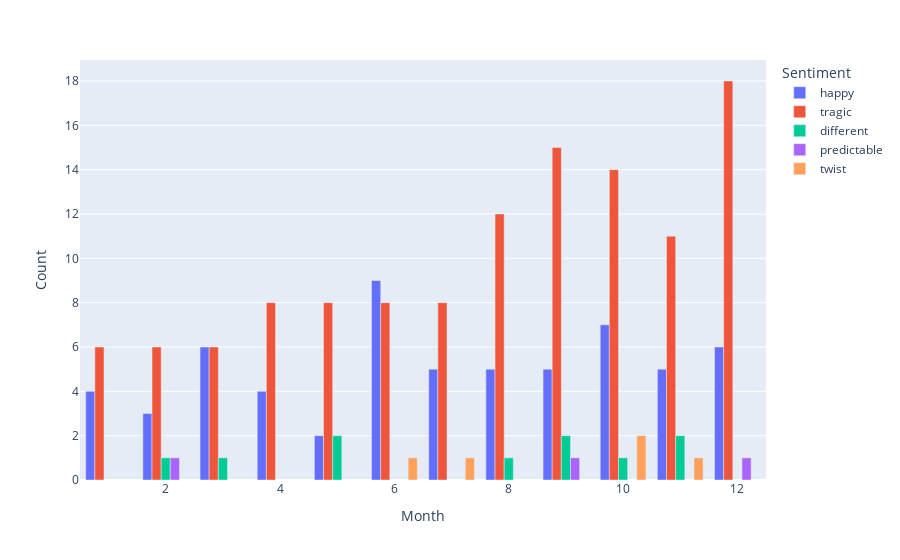

Notebook cell for this chart:
### Code cell
import pandas as pd
import plotly.express as px

# Convert 'release_date_y' to datetime if it's not already
unified_view['release_date_y'] = pd.to_datetime(unified_view['release_date_y'])

# Extract the month and create a new 'Month' column
unified_view['Month'] = unified_view['release_date_y'].dt.month

# Group the data by 'Month' and 'Sentiment' and count the number of sentiments for each month
df_grouped = unified_view.groupby(['Month', 'Sentiment']).size().reset_index(name='Count')

# Create a bar plot
fig = px.bar(df_grouped, x='Month', y='Count', color='Sentiment', barmode='group')
fig.show()

### Figure 1 — Plotly figure (JSON) as saved in the notebook; plotly's stock layout.template omitted (floating-point values rounded to 4 significant figures)
{"data": [{"alignmentgroup": "True", "hovertemplate": "Sentiment=happy<br>Month=%{x}<br>Count=%{y}<extra></extra>", "legendgroup": "happy", "marker": {"color": "#636efa", "pattern": {"shape": ""}}, "name": "happy", "offsetgroup": "happy", "orientation": "v", "showlegend": true, "textposition": "auto", "type": "bar", "x": [1, 2, 3, 4, 5, 6, 7, 8, 9, 10, 11, 12], "xaxis": "x", "y": [4, 3, 6, 4, 2, 9, 5, 5, 5, 7, 5, 6], "yaxis": "y"}, {"alignmentgroup": "True", "hovertemplate": "Sentiment=tragic<br>Month=%{x}<br>Count=%{y}<extra></extra>", "legendgroup": "tragic", "marker": {"color": "#EF553B", "pattern": {"shape": ""}}, "name": "tragic", "offsetgroup": "tragic", "orientation": "v", "showlegend": true, "textposition": "auto", "type": "bar", "x": [1, 2, 3, 4, 5, 6, 7, 8, 9, 10, 11, 12], "xaxis": "x", "y": [6, 6, 6, 8, 8, 8, 8, 12, 15, 14, 11, 18], "yaxis": "y"}, {"alignmentgroup": "True", "hovertemplate": "Sentiment=different<br>Month=%{x}<br>Count=%{y}<extra></extra>", "legendgroup": "different", "marker": {"color": "#00cc96", "pattern": {"shape": ""}}, "name": "different", "offsetgroup": "different", "orientation": "v", "showlegend": true, "textposition": "auto", "type": "bar", "x": [2, 3, 5, 8, 9, 10, 11], "xaxis": "x", "y": [1, 1, 2, 1, 2, 1, 2], "yaxis": "y"}, {"alignmentgroup": "True", "hovertemplate": "Sentiment=predictable<br>Month=%{x}<br>Count=%{y}<extra></extra>", "legendgroup": "predictable", "marker": {"color": "#ab63fa", "pattern": {"shape": ""}}, "name": "predictable", "offsetgroup": "predictable", "orientation": "v", "showlegend": true, "textposition": "auto", "type": "bar", "x": [2, 9, 12], "xaxis": "x", "y": [1, 1, 1], "yaxis": "y"}, {"alignmentgroup": "True", "hovertemplate": "Sentiment=twist<br>Month=%{x}<br>Count=%{y}<extra></extra>", "legendgroup": "twist", "marker": {"color": "#FFA15A", "pattern": {"shape": ""}}, "name": "twist", "offsetgroup": "twist", "orientation": "v", "showlegend": true, "textposition": "auto", "type": "bar", "x": [6, 7, 10, 11], "xaxis": "x", "y": [1, 1, 2, 1], "yaxis": "y"}], "layout": {"barmode": "group", "legend": {"title": {"text": "Sentiment"}, "tracegroupgap": 0}, "margin": {"t": 60}, "xaxis": {"anchor": "y", "domain": [0, 1], "title": {"text": "Month"}}, "yaxis": {"anchor": "x", "domain": [0, 1], "title": {"text": "Count"}}}}
